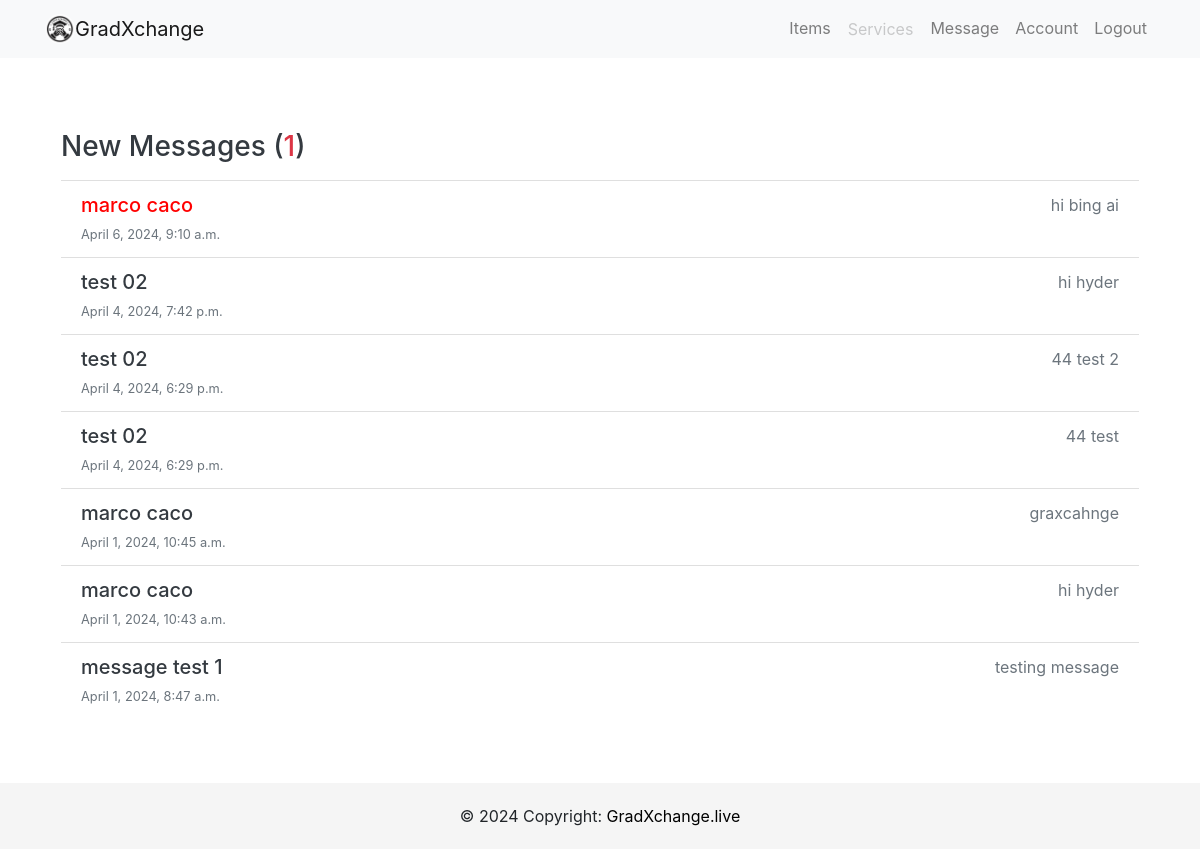
The page /inbox/ (signed in) on the database its author committed.
### users/models.py (models this page shows, shortened)
class Message(models.Model):
    sender = models.ForeignKey(Profile, on_delete=models.SET_NULL, null=True, blank=True)
    recipient = models.ForeignKey(Profile, on_delete=models.SET_NULL, null=True, blank=True, related_name="messages")
    name = models.CharField(max_length=200, null=True, blank=True)
    email = models.EmailField(max_length=200, null=True, blank=True)
    subject = models.CharField(max_length=200, null=True, blank=True)
    body = models.TextField()
    is_read = models.BooleanField(default=False, null=True)
    created = models.DateTimeField(auto_now_add=True)
    id = models.UUIDField(default=uuid.uuid4,unique=True,primary_key=True, editable=False)
    class Meta:
        ordering = ['is_read', '-created']

### users/views.py (the view)
# urls.py: path('inbox/', user_views.inbox, name='inbox'),
@login_required
def inbox(request):
    profile =  request.user.profile
    messageRequests = profile.messages.all()
    unreadCount = messageRequests.filter(is_read=False).count()
    context = {'messageRequests':  messageRequests, 'unreadCount': unreadCount}
    return render(request, 'users/inbox.html', context)

### users/templates/users/inbox.html
{% extends 'users/base.html' %}
{% block body %}
<div class="container">
    <div class="inbox my-5 p-3">
        <div class="content-box bg-white rounded shadow-sm">
            <h3 class="inbox__title text-dark py-2">New Messages (<span class="text-danger">{{ unreadCount }}</span>)
            </h3>
            <ul class="list-group list-group-flush">
                {% for message in messageRequests %}
                {% if message.is_read == False %}
                <li
                    class="list-group-item list-group-item-action flex-column align-items-start message message--unread">
                    {% else %}
                <li class="list-group-item list-group-item-action flex-column align-items-start message">
                    {% endif %}
                    <a href="{% url 'message' message.id %}"
                        class="d-flex w-100 justify-content-between text-decoration-none text-dark">
                        <div>
                            <h5 class="mb-1 message__author">{{ message.name }}</h5>
                            <small class="message__date text-muted">{{ message.created }}</small>
                        </div>
                        <div class="text-right">
                            <p class="mb-1 message__subject text-muted">{{ message.subject }}</p>
                        </div>
                    </a>
                </li>
                {% endfor %}
            </ul>
        </div>
    </div>
</div>
{% endblock %}

### static/css/style.css (style rules this page uses)
html, body { height: 100%; margin: 0; padding: 0; }
body { display: flex; flex-direction: column; }
.message--unread .message__author, .message--unread .message__subject, .message--unread .message__date { color: red; }

### rows shown on the page
Message: name "marco caco", created "April 6, 2024, 9:10 a.m.", subject "hi bing ai"
Message: name "test 02", created "April 4, 2024, 7:42 p.m.", subject "hi hyder"
Message: name "test 02", created "April 4, 2024, 6:29 p.m.", subject "44 test 2"
Message: name "test 02", created "April 4, 2024, 6:29 p.m.", subject "44 test"
Message: name "marco caco", created "April 1, 2024, 10:45 a.m.", subject "graxcahnge"
Message: name "marco caco", created "April 1, 2024, 10:43 a.m.", subject "hi hyder"
Message: name "message test 1", created "April 1, 2024, 8:47 a.m.", subject "testing message"

### other values the page prints
{{ unreadCount }} "1"
